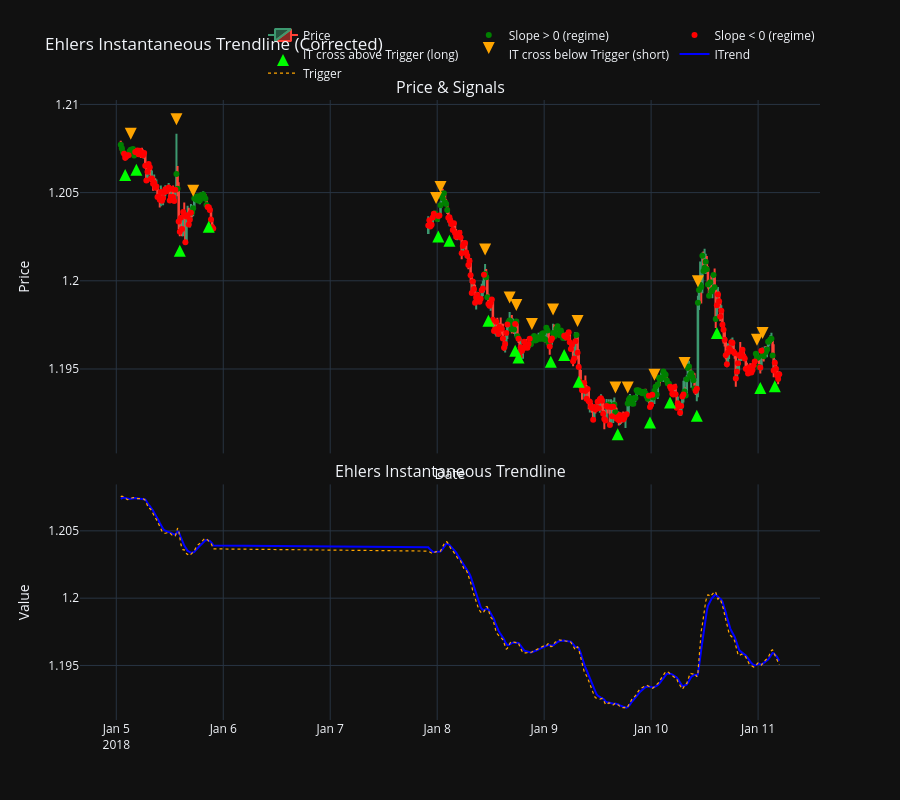

Source (notebook cell):
### Code cell
eitest.plot(300,700)

### Figure 1 — Plotly figure (JSON) as saved in the notebook; plotly's stock layout.template omitted (floating-point values rounded to 4 significant figures; data arrays with more than 128 entries replaced by an {"elided": "..."} marker saying what was removed)
{"data": [{"close": {"elided": "400 float values"}, "high": {"elided": "400 float values"}, "low": {"elided": "400 float values"}, "name": "Price", "open": {"elided": "400 float values"}, "type": "candlestick", "x": {"elided": "400 str values"}, "xaxis": "x", "yaxis": "y"}, {"marker": {"color": "green", "size": 6, "symbol": "circle"}, "mode": "markers", "name": "Slope > 0 (regime)", "type": "scatter", "x": {"elided": "151 str values"}, "xaxis": "x", "y": {"elided": "151 float values"}, "yaxis": "y"}, {"marker": {"color": "red", "size": 6, "symbol": "circle"}, "mode": "markers", "name": "Slope < 0 (regime)", "type": "scatter", "x": {"elided": "249 str values"}, "xaxis": "x", "y": {"elided": "249 float values"}, "yaxis": "y"}, {"marker": {"color": "lime", "size": 12, "symbol": "arrow-up"}, "mode": "markers", "name": "IT cross above Trigger (long)", "type": "scatter", "x": ["2018-01-05T02:00:00.000000", "2018-01-05T04:30:00.000000", "2018-01-05T14:15:00.000000", "2018-01-05T20:45:00.000000", "2018-01-08T00:15:00.000000", "2018-01-08T02:45:00.000000", "2018-01-08T11:30:00.000000", "2018-01-08T17:30:00.000000", "2018-01-08T18:15:00.000000", "2018-01-09T01:30:00.000000", "2018-01-09T04:30:00.000000", "2018-01-09T07:45:00.000000", "2018-01-09T16:30:00.000000", "2018-01-09T23:45:00.000000", "2018-01-10T04:15:00.000000", "2018-01-10T10:15:00.000000", "2018-01-10T14:45:00.000000", "2018-01-11T00:30:00.000000", "2018-01-11T03:45:00.000000"], "xaxis": "x", "y": [1.206, 1.207, 1.202, 1.203, 1.203, 1.203, 1.198, 1.196, 1.196, 1.196, 1.196, 1.195, 1.192, 1.192, 1.193, 1.193, 1.197, 1.194, 1.194], "yaxis": "y"}, {"marker": {"color": "orange", "size": 12, "symbol": "arrow-down"}, "mode": "markers", "name": "IT cross below Trigger (short)", "type": "scatter", "x": ["2018-01-05T03:15:00.000000", "2018-01-05T13:30:00.000000", "2018-01-05T17:15:00.000000", "2018-01-07T23:45:00.000000", "2018-01-08T00:45:00.000000", "2018-01-08T10:45:00.000000", "2018-01-08T16:15:00.000000", "2018-01-08T17:45:00.000000", "2018-01-08T21:15:00.000000", "2018-01-09T02:00:00.000000", "2018-01-09T07:30:00.000000", "2018-01-09T16:00:00.000000", "2018-01-09T18:45:00.000000", "2018-01-10T00:45:00.000000", "2018-01-10T07:30:00.000000", "2018-01-10T10:30:00.000000", "2018-01-10T23:45:00.000000", "2018-01-11T01:00:00.000000"], "xaxis": "x", "y": [1.208, 1.209, 1.205, 1.204, 1.205, 1.201, 1.199, 1.198, 1.197, 1.198, 1.197, 1.194, 1.194, 1.194, 1.195, 1.2, 1.196, 1.197], "yaxis": "y"}, {"line": {"color": "blue", "width": 2}, "mode": "lines", "name": "ITrend", "type": "scatter", "x": {"elided": "400 str values"}, "xaxis": "x2", "y": {"elided": "400 float values"}, "yaxis": "y2"}, {"line": {"color": "orange", "dash": "dot", "width": 1.2}, "mode": "lines", "name": "Trigger", "type": "scatter", "x": {"elided": "400 str values"}, "xaxis": "x2", "y": {"elided": "400 float values"}, "yaxis": "y2"}], "layout": {"annotations": [{"font": {"size": 16}, "showarrow": false, "text": "Price & Signals", "x": 0.5, "xanchor": "center", "xref": "paper", "y": 1, "yanchor": "bottom", "yref": "paper"}, {"font": {"size": 16}, "showarrow": false, "text": "Ehlers Instantaneous Trendline", "x": 0.5, "xanchor": "center", "xref": "paper", "y": 0.38, "yanchor": "bottom", "yref": "paper"}], "height": 800, "hovermode": "x unified", "legend": {"orientation": "h", "x": 1, "xanchor": "right", "y": 1.02, "yanchor": "bottom"}, "title": {"text": "Ehlers Instantaneous Trendline (Corrected)"}, "xaxis": {"anchor": "y", "domain": [0, 1], "matches": "x2", "rangeslider": {"visible": false}, "showticklabels": false, "title": {"text": "Date"}}, "xaxis2": {"anchor": "y2", "domain": [0, 1], "rangeslider": {"visible": false}}, "yaxis": {"anchor": "x", "domain": [0.43, 1], "title": {"text": "Price"}}, "yaxis2": {"anchor": "x2", "domain": [0, 0.38], "title": {"text": "Value"}}}}
